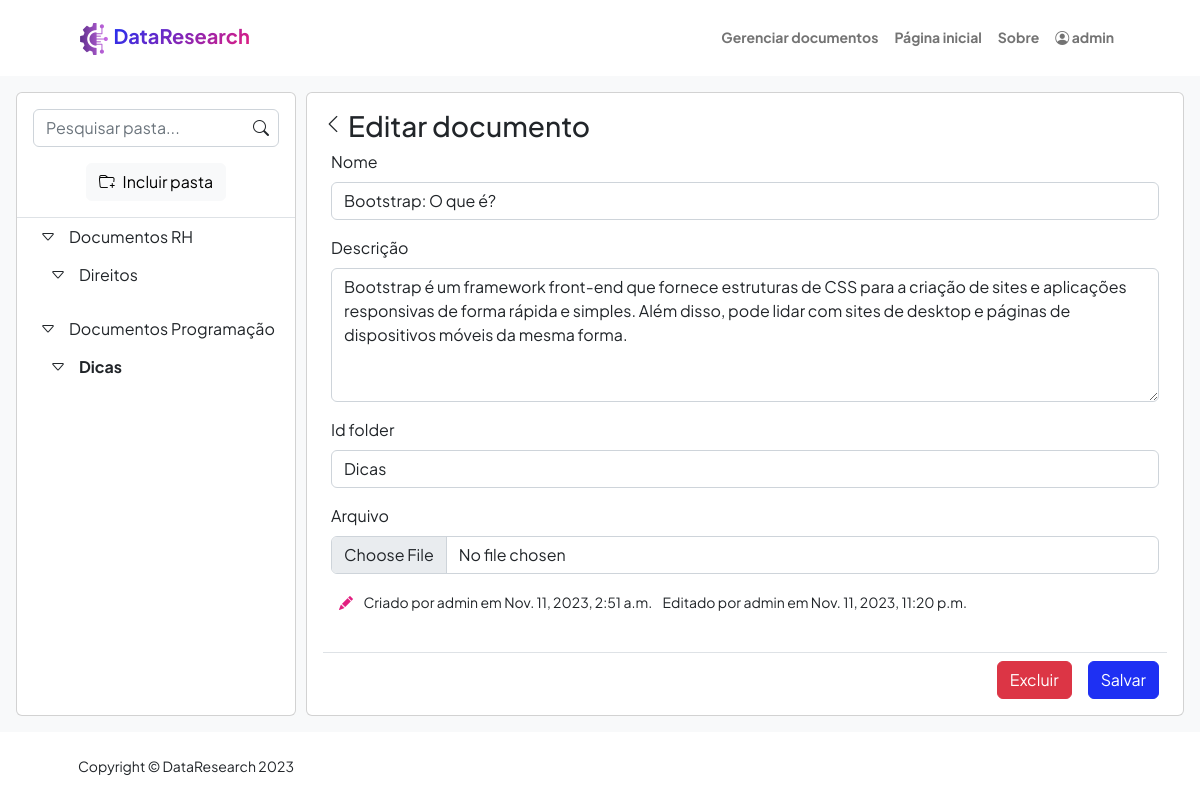
The page /documents/edit/47 (signed in) on the database its author committed.
### documents/models.py (models this page shows, shortened)
class Folder(models.Model):
    id = models.AutoField(verbose_name="Sequência", primary_key=True, auto_created=True)
    name = models.CharField(verbose_name='Nome', max_length=50)
    id_parent_dir = models.ForeignKey('self', on_delete=models.CASCADE, null=True, blank=True)
    def __str__(self):
        return self.name
    def create_folder_tree():
        def get_child(parent):
            children = Folder.objects.all().filter(id_parent_dir=parent['id'])
            for child in children:
                if ('children' not in parent):
                    parent['children'] = []
                parent['children'].append(get_child({'id': child.id, 'name': child.name, 'parent': parent['id']}))
            return parent
        directories = Folder.objects.all().filter(id_parent_dir=None)
        dirTree = []
        for dir in directories:
            dirTree.append(get_child({'id': dir.id, 'name': dir.name, 'parent': None}))
        return dirTree

class File(models.Model):
    def file_directory_path(instance, filename):
        return f"{instance.user_created}/{filename}"
    id = models.AutoField(verbose_name="Seq.", primary_key=True, auto_created=True)
    name = models.CharField(verbose_name='Nome', max_length=255)
    file = models.FileField(verbose_name='Arquivo', upload_to=file_directory_path)
    description = models.TextField(verbose_name='Descrição', max_length=255)
    id_folder = models.ForeignKey(Folder, on_delete=models.PROTECT, verbose_name='Pasta', related_name='pasta')
    dt_created = models.DateTimeField(verbose_name='Data de criação', auto_now_add=True, null=True)
    dt_updated = models.DateTimeField(verbose_name='Data de atualização', auto_now=True, null=True)
    user_created = models.ForeignKey(User, on_delete= models.CASCADE, verbose_name='Criado por: ', related_name='usuario_criacao', null=True)
    user_updated = models.ForeignKey(User, on_delete= models.CASCADE, verbose_name='Atualizado por: ', related_name='usuario_atualizacao', null=True)

### documents/views.py (the view)
# urls.py: path('edit/<int:pk>', views.document_add_edit, name='edit'),
@login_required(redirect_field_name="users:login")
def document_add_edit(request, pk = None):
    if request.POST or request.FILES:
        result = {
            'saved': False
        }
        if (pk is None):
            form = FileForm(data = request.POST)
        else:
            documentModel = get_object_or_404(File, pk=pk)
            form = FileForm(data = request.POST, instance= documentModel)
        if (form.is_valid()):
            try:
                document = form.save(commit=False)
                if (request.POST.get('delete_file') == 'true'):
                    if document.file:
                        if os.path.isfile(document.file.path):
                            os.remove(document.file.path)
                            document.file = None
                filepath = request.FILES.get('file', False)
                if (filepath):
                    if (not filepath.name.upper().endswith('PDF')):
                        result['error'] = 'O arquivo não é um PDF.'
                        return JsonResponse(result)
                    document.file = filepath
                if (document.pk):
                    document.user_updated = request.user
                else:
                    document.user_created = request.user
                document.save()
                OpenIAService().appendInstance(document)
                if (filepath):
                    OpenIAService().appendFile(document)
                result['saved'] = True
            except Exception as a:
                result['error'] = str(a)
            return JsonResponse(result)
    else:
        if (pk is None):
            form = FileForm()
            setattr(form, 'form_url', '/documents/add/')
            setattr(form, 'form_title', 'Adicionar documento ')
        else:
            documentModel = get_object_or_404(File, pk=pk)
            form = FileForm(instance = documentModel)
            setattr(form, 'form_url', f'/documents/edit/{pk}')
            setattr(form, 'form_title', 'Editar documento ')
    return render(request, "documents/add_edit.html", {"form": form, 'folders': Folder.create_folder_tree(), 'folders_list' : Folder.objects.all()})

### documents/forms.py
class FileForm(forms.ModelForm ):
    id = forms.CharField(max_length=255, widget=forms.HiddenInput(), required=False)
    name = forms.CharField(label='Nome', max_length=255)
    description = forms.CharField(label='Descrição', max_length=255, widget= forms.Textarea(attrs={'rows':5}))
    file = forms.FileField(label='Arquivo', required=False)
    id_folder = forms.ModelChoiceField(queryset=Folder.objects.all())
    class Meta:
        model = File
        exclude = ['dt_created', 'dt_updated', 'user_created', 'user_updated']
    field_order = ['id','name', 'description', 'id_folder', 'file']

### documents/templatetags/controllForms.py (called while the page is built)
@register.filter('input_type')
def input_type(ob):
    return ob.field.widget.__class__.__name__

@register.filter(name='add_classes')
def add_classes(value, arg):
    css_classes = value.field.widget.attrs.get('class', '')
    if css_classes:
        css_classes = css_classes.split(' ')
    else:
        css_classes = []
    args = arg.split(' ')
    for a in args:
        if a not in css_classes:
            css_classes.append(a)
    return value.as_widget(attrs={'class': ' '.join(css_classes)})

### documents/templates/documents/add_edit.html (shortened to what this page needs)
{% extends "BuscaSemantica/base.html" %}
{% block content %}
{% load controllForms %}
    <div class="p-3 bg-light h-100">
        <div class="d-flex flex-row h-100">
            <div class="card d-flex flex-column flex-shrink-0 h-100" style="margin-right: 10px; width: 280px;">
                {% include "documents/folder-tree/folder-tree.html" with folder_tree=folders %}
            </div>
            <div class="card d-flex flex-column flex-shrink-0 p-3 h-100" style="width: calc(100% - 290px);">
                <div class='d-flex flex-row'>
                    <a class="nav-link" href="{% url 'documents:list' %}"><i class="bi bi-chevron-left" style="font-size: 1.25rem;margin-right:5px"></i></a>
                    <h3>{{form.form_title}}</h3>
                </div>
                <form id='form_document' style="height: calc(100% - 38px);" class=' d-flex flex-column' enctype="multipart/form-data">
                    <div class="overflow-auto border-bottom px-2 h-100" >
                        {% for field in form %}
                            {% if field|input_type == 'HiddenInput' %}
                                {{field}}
                            {% elif field.name == 'file'  %}
                                <div class="mb-3">
                                    <label for="{{field.name}}" class="form-label">{{field.label}}</label>
                                    <input type="file" accept="application/pdf" name="file" class="form-control" id="id_file">
                                </div>
                            {% else %}
                            <div class="mb-3">
                                <label for="{{field.name}}" class="form-label">{{field.label}}</label>
                                {{field|add_classes:'form-control'}}
                            </div>
                            {% endif %}
                        {% endfor %}
                        <p class="card-text">
                            <small class="text-body-secondary">
                                {% if form.instance.pk %}
                                <i class="bi bi-pencil-fill text-secondary px-2"></i>
                                <span>Criado por {{form.instance.user_created}} em {{form.instance.dt_created}} </span>
                                    {% if form.instance.user_updated %}
                                        <span class='mx-2'>Editado por {{form.instance.user_updated}} em {{form.instance.dt_updated}} </span>
                                    {% endif %}
                                {% endif %}
                            </small>
                        </p>
                    </div>
                    <div class='d-flex flex-row-reverse'>
                        <button type="submit" class="btn mt-2 mx-2 btn-primary">Salvar</button>
                        {% if form.instance.pk %}
                        <button type="button" data-bs-toggle="modal" data-bs-target="#delete_document" class="btn mt-2 mx-2 btn-danger">Excluir</button>
                        {% endif %}
                    </div>
                </form>
            </div>
        </div>
    </div>
{% endblock %}

### BuscaSemantica/templates/BuscaSemantica/base.html (shortened to what this page needs)
{% load static %}
<!DOCTYPE html>
<html lang="en">
    <head>
        <link href="https://cdn.jsdelivr.net/npm/bootstrap-icons@1.8.1/font/bootstrap-icons.css" rel="stylesheet" />
        <link href="{% static 'BuscaSemantica/css/style.css' %}" rel="stylesheet" />
    </head>
    <body class="d-flex flex-column h-100">
        <nav class="navbar navbar-expand-lg navbar-light bg-white py-3 ">
            <div class="container px-5">
                <a class="navbar-brand" href="/">
                    <img class="img-fluid" src="{% static 'BuscaSemantica/assets/logo_2.png' %}" alt="..." />
                    <span class="fw-bolder text-gradient">DataResearch</span>
                </a>
                <div class="collapse navbar-collapse" id="navbarSupportedContent">
                    <ul class="navbar-nav ms-auto mb-2 mb-lg-0 small fw-bolder">
                        {% if user.is_authenticated %}
                        <li class="nav-item">
                            <a class="nav-link" href="{% url 'documents:list' %}">
                                Gerenciar documentos
                            </a>
                        </li>
                        {% endif %}
                        <li class="nav-item"><a class="nav-link" href="/">Página inicial</a></li>
                        <li class="nav-item"><a class="nav-link" href="{% if user.is_authenticated %}/about/{% endif %}#about">Sobre</a></li>
                        {% if not user.is_authenticated %}
                        <li class="nav-item"><a class="nav-link" href="{% url 'users:login' %}">Entrar</a></li>
                        {% else %}
                        <li class="nav-item dropdown">
                            <a class="nav-link bi-person-circle" type="button" id="dropdownMenu2" data-bs-toggle="dropdown" aria-expanded="false">
                                {{user.get_username}}
                            </a>
                        {% endif %}
                    </ul>
                </div>
            </div>
        </nav>
        <main class="flex-shrink-0" style="height: calc(100% - 144px);">
            {% block content %}
			{% endblock%}
        </main>
        <footer class="bg-white py-4 mt-auto">
            <div class="container px-5">
                <div class="row align-items-center justify-content-between flex-column flex-sm-row">
                    <div class="col-auto"><div class="small m-0">Copyright &copy; DataResearch 2023</div></div>
                </div>
            </div>
        </footer>
    </body>
</html>

### documents/templates/documents/folder-tree/folder-tree-item.html
    {% for child in item %}
    <li class="mb-1" style='margin-left:10px'>
        <div class="dropdown-context-menu tree-item d-flex flex-row align-items-center" data-id="{{child.id}}" data-name="{{child.name}}" data-parent="{{child.parent|default_if_none:''}}" >
            <button class="btn btn-toggle align-items-center rounded " data-bs-toggle="collapse" data-bs-target="#folder-{{child.id}}" aria-expanded="false">
                <i class="bi bi-caret-right"></i>
            </button>
            <span role="button" class='selection-element d-flex w-100'>{{child.name}}</span>
        </div>
        <div class="collapse show" id="folder-{{child.id}}">
            <ul class="list-unstyled btn-toggle-nav fw-normal pb-1">
            {% if child.children is not None %}
                {%include "documents/folder-tree/folder-tree-item.html" with item=child.children %}
            {% endif %}
            </ul>
        </div>
    </li>
    {% endfor %}

### rows shown on the page
Folder: name "Documentos RH"
Folder: name "Direitos"
Folder: name "Documentos Programação"
Folder: name "Dicas"
File: form "Bootstrap: O que é?" "Bootstrap é um framework front-end que fornece estruturas de CSS para a criação de sites e aplicações responsivas de forma rápida e simples. Além disso, pode lidar com sites de desktop e páginas de dispositivos móveis da mesma forma." "Dicas", instance.user_created "admin", instance.dt_created "Nov. 11, 2023, 2:51 a.m.", instance.user_updated "admin", instance.dt_updated "Nov. 11, 2023, 11:20 p.m."

### other values the page prints
{{ user.get_username }} "admin"
{{ field.label }} "Nome" "Descrição" "Id folder"
{{ field.label }} "Arquivo"
